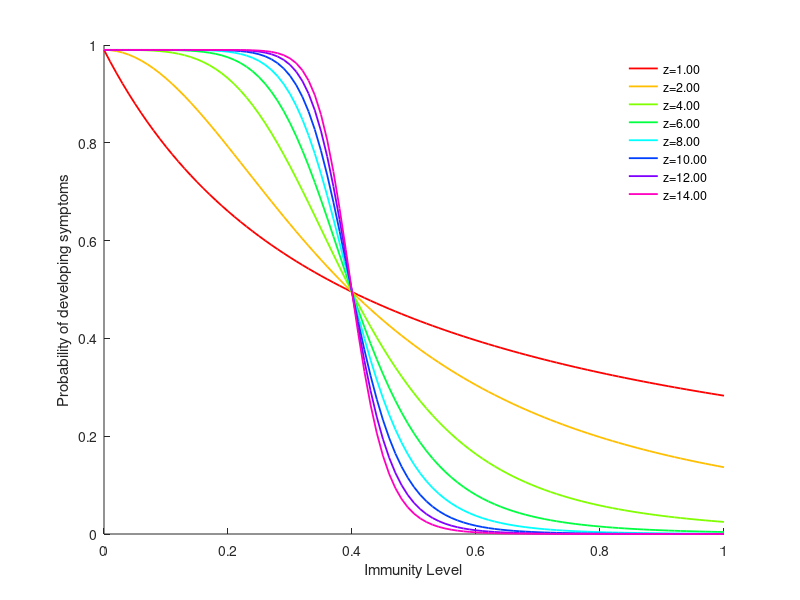

Reproduce this figure in MATLAB. (Note: this script raises an error after producing the figure.)
% bfa_esm_clinical_probablity.m
%
% Plot the range of Z values that adjust the clinical probablity of of
% symptoms.
clear;

p_max = 0.99;
p_min = 0.05;

% Range of Z values to plot
Z = [1 2:2:14];

% Prepare variable connected to Z range
labels = cell(1, size(Z, 2));
color = hsv(size(Z, 2));

% Bounds of the probablity
M = 0:0.01:1;
midpoint = 0.4;

% Plot all off the Z-value curves, note the legends
hold on;
ndx = 1;
for z= Z    
    p_clinical = (p_max  ./ ( 1 + (M / midpoint).^z ) ) ;
    plot(M, p_clinical, 'color', color(ndx,:), 'linewidth',1.3); 
    
    labels{1 ,ndx} = sprintf('z=%0.2f', z);
    ndx = ndx+1;
end 

xlabel('Immunity Level');
ylabel('Probability of developing symptoms');
legend(labels);
legend boxoff;

graphic = gca;
graphic.FontSize = 18;

jFrame = get(handle(gcf), 'JavaFrame');
jFrame.setMaximized(true);

set(gcf, 'Color', 'w');
